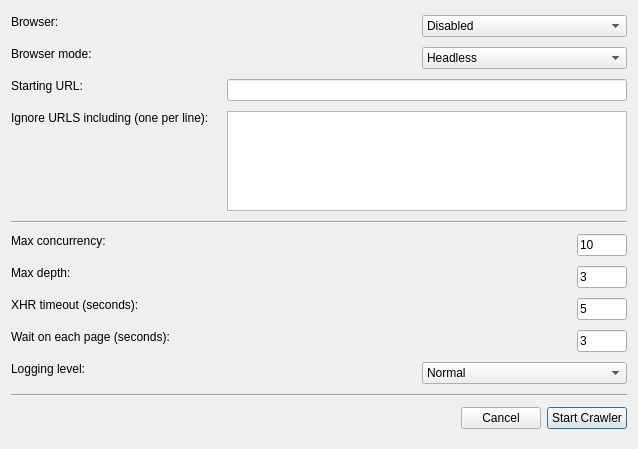
<?xml version="1.0" encoding="UTF-8"?>
<ui version="4.0">
 <class>NewCrawl</class>
 <widget class="QDialog" name="NewCrawl">
  <property name="geometry">
   <rect>
    <x>0</x>
    <y>0</y>
    <width>638</width>
    <height>449</height>
   </rect>
  </property>
  <property name="windowTitle">
   <string>New Crawler</string>
  </property>
  <layout class="QVBoxLayout" name="verticalLayout">
   <item>
    <layout class="QHBoxLayout" name="horizontalLayout">
     <item>
      <widget class="QLabel" name="label_3">
       <property name="text">
        <string>Browser:</string>
       </property>
       <property name="alignment">
        <set>Qt::AlignLeading|Qt::AlignLeft|Qt::AlignTop</set>
       </property>
      </widget>
     </item>
     <item>
      <spacer name="horizontalSpacer_5">
       <property name="orientation">
        <enum>Qt::Horizontal</enum>
       </property>
       <property name="sizeType">
        <enum>QSizePolicy::MinimumExpanding</enum>
       </property>
       <property name="sizeHint" stdset="0">
        <size>
         <width>40</width>
         <height>20</height>
        </size>
       </property>
      </spacer>
     </item>
     <item>
      <widget class="QComboBox" name="clientsDropdown">
       <property name="sizePolicy">
        <sizepolicy hsizetype="Fixed" vsizetype="Fixed">
         <horstretch>0</horstretch>
         <verstretch>0</verstretch>
        </sizepolicy>
       </property>
       <property name="minimumSize">
        <size>
         <width>205</width>
         <height>0</height>
        </size>
       </property>
       <item>
        <property name="text">
         <string>Disabled</string>
        </property>
       </item>
       <item>
        <property name="text">
         <string>Only include hosts:</string>
        </property>
       </item>
       <item>
        <property name="text">
         <string>Exclude hosts:</string>
        </property>
       </item>
      </widget>
     </item>
    </layout>
   </item>
   <item>
    <layout class="QHBoxLayout" name="horizontalLayout_3">
     <item>
      <widget class="QLabel" name="label_5">
       <property name="text">
        <string>Browser mode:</string>
       </property>
       <property name="alignment">
        <set>Qt::AlignLeading|Qt::AlignLeft|Qt::AlignTop</set>
       </property>
      </widget>
     </item>
     <item>
      <spacer name="horizontalSpacer_7">
       <property name="orientation">
        <enum>Qt::Horizontal</enum>
       </property>
       <property name="sizeType">
        <enum>QSizePolicy::MinimumExpanding</enum>
       </property>
       <property name="sizeHint" stdset="0">
        <size>
         <width>40</width>
         <height>20</height>
        </size>
       </property>
      </spacer>
     </item>
     <item>
      <widget class="QComboBox" name="browserModeDropdown">
       <property name="sizePolicy">
        <sizepolicy hsizetype="Fixed" vsizetype="Fixed">
         <horstretch>0</horstretch>
         <verstretch>0</verstretch>
        </sizepolicy>
       </property>
       <property name="minimumSize">
        <size>
         <width>205</width>
         <height>0</height>
        </size>
       </property>
       <item>
        <property name="text">
         <string>Headless</string>
        </property>
       </item>
       <item>
        <property name="text">
         <string>Normal</string>
        </property>
       </item>
      </widget>
     </item>
    </layout>
   </item>
   <item>
    <layout class="QHBoxLayout" name="horizontalLayout_2">
     <item>
      <widget class="QLabel" name="label_4">
       <property name="text">
        <string>Starting URL:</string>
       </property>
       <property name="alignment">
        <set>Qt::AlignLeading|Qt::AlignLeft|Qt::AlignTop</set>
       </property>
      </widget>
     </item>
     <item>
      <spacer name="horizontalSpacer_6">
       <property name="orientation">
        <enum>Qt::Horizontal</enum>
       </property>
       <property name="sizeType">
        <enum>QSizePolicy::MinimumExpanding</enum>
       </property>
       <property name="sizeHint" stdset="0">
        <size>
         <width>40</width>
         <height>20</height>
        </size>
       </property>
      </spacer>
     </item>
     <item>
      <widget class="QLineEdit" name="baseURLText">
       <property name="minimumSize">
        <size>
         <width>400</width>
         <height>0</height>
        </size>
       </property>
      </widget>
     </item>
    </layout>
   </item>
   <item>
    <layout class="QHBoxLayout" name="horizontalLayout_4">
     <item>
      <widget class="QLabel" name="label_2">
       <property name="text">
        <string>Ignore URLS including (one per line):</string>
       </property>
       <property name="alignment">
        <set>Qt::AlignLeading|Qt::AlignLeft|Qt::AlignTop</set>
       </property>
      </widget>
     </item>
     <item>
      <spacer name="horizontalSpacer_2">
       <property name="orientation">
        <enum>Qt::Horizontal</enum>
       </property>
       <property name="sizeHint" stdset="0">
        <size>
         <width>40</width>
         <height>20</height>
        </size>
       </property>
      </spacer>
     </item>
     <item>
      <widget class="QPlainTextEdit" name="ignoreURLsText">
       <property name="sizePolicy">
        <sizepolicy hsizetype="Preferred" vsizetype="Preferred">
         <horstretch>0</horstretch>
         <verstretch>0</verstretch>
        </sizepolicy>
       </property>
       <property name="minimumSize">
        <size>
         <width>400</width>
         <height>0</height>
        </size>
       </property>
       <property name="maximumSize">
        <size>
         <width>16777215</width>
         <height>100</height>
        </size>
       </property>
      </widget>
     </item>
    </layout>
   </item>
   <item>
    <widget class="Line" name="line">
     <property name="orientation">
      <enum>Qt::Horizontal</enum>
     </property>
    </widget>
   </item>
   <item>
    <layout class="QHBoxLayout" name="horizontalLayout_6">
     <item>
      <widget class="QLabel" name="label_6">
       <property name="text">
        <string>Max concurrency:</string>
       </property>
       <property name="alignment">
        <set>Qt::AlignLeading|Qt::AlignLeft|Qt::AlignTop</set>
       </property>
      </widget>
     </item>
     <item>
      <spacer name="horizontalSpacer_8">
       <property name="orientation">
        <enum>Qt::Horizontal</enum>
       </property>
       <property name="sizeType">
        <enum>QSizePolicy::MinimumExpanding</enum>
       </property>
       <property name="sizeHint" stdset="0">
        <size>
         <width>40</width>
         <height>20</height>
        </size>
       </property>
      </spacer>
     </item>
     <item>
      <widget class="QLineEdit" name="maxConcurrencyText">
       <property name="sizePolicy">
        <sizepolicy hsizetype="Preferred" vsizetype="Fixed">
         <horstretch>0</horstretch>
         <verstretch>0</verstretch>
        </sizepolicy>
       </property>
       <property name="maximumSize">
        <size>
         <width>50</width>
         <height>16777215</height>
        </size>
       </property>
       <property name="text">
        <string>10</string>
       </property>
      </widget>
     </item>
    </layout>
   </item>
   <item>
    <layout class="QHBoxLayout" name="horizontalLayout_7">
     <item>
      <widget class="QLabel" name="label_7">
       <property name="text">
        <string>Max depth:</string>
       </property>
       <property name="alignment">
        <set>Qt::AlignLeading|Qt::AlignLeft|Qt::AlignTop</set>
       </property>
      </widget>
     </item>
     <item>
      <spacer name="horizontalSpacer_9">
       <property name="orientation">
        <enum>Qt::Horizontal</enum>
       </property>
       <property name="sizeType">
        <enum>QSizePolicy::MinimumExpanding</enum>
       </property>
       <property name="sizeHint" stdset="0">
        <size>
         <width>40</width>
         <height>20</height>
        </size>
       </property>
      </spacer>
     </item>
     <item>
      <widget class="QLineEdit" name="maxDepthText">
       <property name="sizePolicy">
        <sizepolicy hsizetype="Preferred" vsizetype="Fixed">
         <horstretch>0</horstretch>
         <verstretch>0</verstretch>
        </sizepolicy>
       </property>
       <property name="maximumSize">
        <size>
         <width>50</width>
         <height>16777215</height>
        </size>
       </property>
       <property name="text">
        <string>3</string>
       </property>
      </widget>
     </item>
    </layout>
   </item>
   <item>
    <layout class="QHBoxLayout" name="horizontalLayout_8">
     <item>
      <widget class="QLabel" name="label_8">
       <property name="text">
        <string>XHR timeout (seconds):</string>
       </property>
       <property name="alignment">
        <set>Qt::AlignLeading|Qt::AlignLeft|Qt::AlignTop</set>
       </property>
      </widget>
     </item>
     <item>
      <spacer name="horizontalSpacer_10">
       <property name="orientation">
        <enum>Qt::Horizontal</enum>
       </property>
       <property name="sizeType">
        <enum>QSizePolicy::MinimumExpanding</enum>
       </property>
       <property name="sizeHint" stdset="0">
        <size>
         <width>40</width>
         <height>20</height>
        </size>
       </property>
      </spacer>
     </item>
     <item>
      <widget class="QLineEdit" name="xhrTimeoutText">
       <property name="sizePolicy">
        <sizepolicy hsizetype="Preferred" vsizetype="Fixed">
         <horstretch>0</horstretch>
         <verstretch>0</verstretch>
        </sizepolicy>
       </property>
       <property name="maximumSize">
        <size>
         <width>50</width>
         <height>16777215</height>
        </size>
       </property>
       <property name="text">
        <string>5</string>
       </property>
      </widget>
     </item>
    </layout>
   </item>
   <item>
    <layout class="QHBoxLayout" name="horizontalLayout_9">
     <item>
      <widget class="QLabel" name="label_9">
       <property name="text">
        <string>Wait on each page (seconds):</string>
       </property>
       <property name="alignment">
        <set>Qt::AlignLeading|Qt::AlignLeft|Qt::AlignTop</set>
       </property>
      </widget>
     </item>
     <item>
      <spacer name="horizontalSpacer_11">
       <property name="orientation">
        <enum>Qt::Horizontal</enum>
       </property>
       <property name="sizeType">
        <enum>QSizePolicy::MinimumExpanding</enum>
       </property>
       <property name="sizeHint" stdset="0">
        <size>
         <width>40</width>
         <height>20</height>
        </size>
       </property>
      </spacer>
     </item>
     <item>
      <widget class="QLineEdit" name="waitPageText">
       <property name="sizePolicy">
        <sizepolicy hsizetype="Preferred" vsizetype="Fixed">
         <horstretch>0</horstretch>
         <verstretch>0</verstretch>
        </sizepolicy>
       </property>
       <property name="maximumSize">
        <size>
         <width>50</width>
         <height>16777215</height>
        </size>
       </property>
       <property name="text">
        <string>3</string>
       </property>
      </widget>
     </item>
    </layout>
   </item>
   <item>
    <layout class="QHBoxLayout" name="horizontalLayout_10">
     <item>
      <widget class="QLabel" name="label_10">
       <property name="text">
        <string>Logging level:</string>
       </property>
       <property name="alignment">
        <set>Qt::AlignLeading|Qt::AlignLeft|Qt::AlignTop</set>
       </property>
      </widget>
     </item>
     <item>
      <spacer name="horizontalSpacer_12">
       <property name="orientation">
        <enum>Qt::Horizontal</enum>
       </property>
       <property name="sizeType">
        <enum>QSizePolicy::MinimumExpanding</enum>
       </property>
       <property name="sizeHint" stdset="0">
        <size>
         <width>40</width>
         <height>20</height>
        </size>
       </property>
      </spacer>
     </item>
     <item>
      <widget class="QComboBox" name="logLevelDropdown">
       <property name="sizePolicy">
        <sizepolicy hsizetype="Fixed" vsizetype="Fixed">
         <horstretch>0</horstretch>
         <verstretch>0</verstretch>
        </sizepolicy>
       </property>
       <property name="minimumSize">
        <size>
         <width>205</width>
         <height>0</height>
        </size>
       </property>
       <item>
        <property name="text">
         <string>Normal</string>
        </property>
       </item>
       <item>
        <property name="text">
         <string>Verbose</string>
        </property>
       </item>
      </widget>
     </item>
    </layout>
   </item>
   <item>
    <widget class="Line" name="line_2">
     <property name="orientation">
      <enum>Qt::Horizontal</enum>
     </property>
    </widget>
   </item>
   <item>
    <layout class="QHBoxLayout" name="horizontalLayout_5">
     <item>
      <spacer name="horizontalSpacer">
       <property name="orientation">
        <enum>Qt::Horizontal</enum>
       </property>
       <property name="sizeHint" stdset="0">
        <size>
         <width>40</width>
         <height>20</height>
        </size>
       </property>
      </spacer>
     </item>
     <item>
      <widget class="QPushButton" name="cancelButton">
       <property name="text">
        <string>Cancel</string>
       </property>
       <property name="autoDefault">
        <bool>false</bool>
       </property>
      </widget>
     </item>
     <item>
      <widget class="QPushButton" name="saveButton">
       <property name="text">
        <string>Start Crawler</string>
       </property>
      </widget>
     </item>
    </layout>
   </item>
  </layout>
 </widget>
 <resources/>
 <connections/>
</ui>
